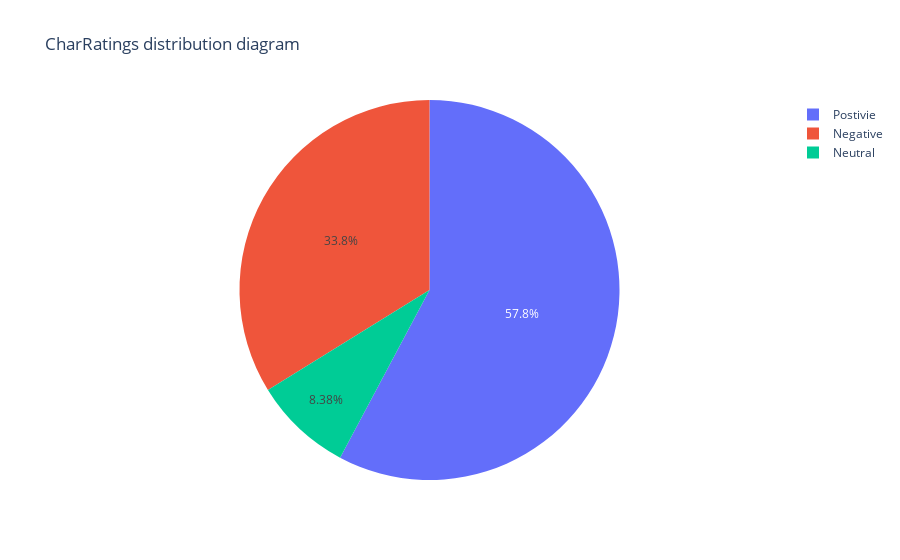

Here is the notebook cell this chart was saved with:
### Code cell
fig = px.pie(data_frame= df_train_origin.CharRating.value_counts(), values= df_train_origin.CharRating.value_counts(), names= df_train_origin.CharRating.value_counts().index, title= 'CharRatings distribution diagram')
fig.show()

### Figure 1 — Plotly figure (JSON) as saved in the notebook; plotly's stock layout.template omitted (floating-point values rounded to 4 significant figures)
{"data": [{"domain": {"x": [0, 1], "y": [0, 1]}, "hovertemplate": "label=%{label}<br>value=%{value}<extra></extra>", "labels": ["Postivie", "Negative", "Neutral"], "legendgroup": "", "name": "", "showlegend": true, "type": "pie", "values": [34679, 20292, 5029]}], "layout": {"legend": {"tracegroupgap": 0}, "title": {"text": "CharRatings distribution diagram"}}}
